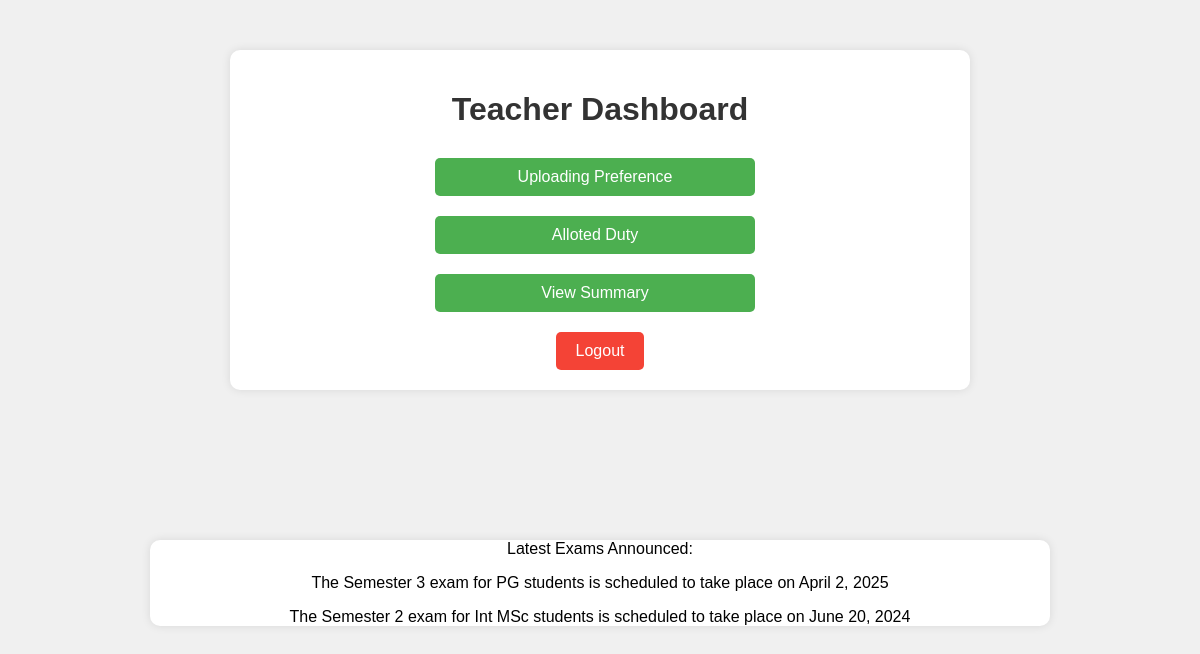
The page /teacher_dashboard/ on the database as committed earlier.
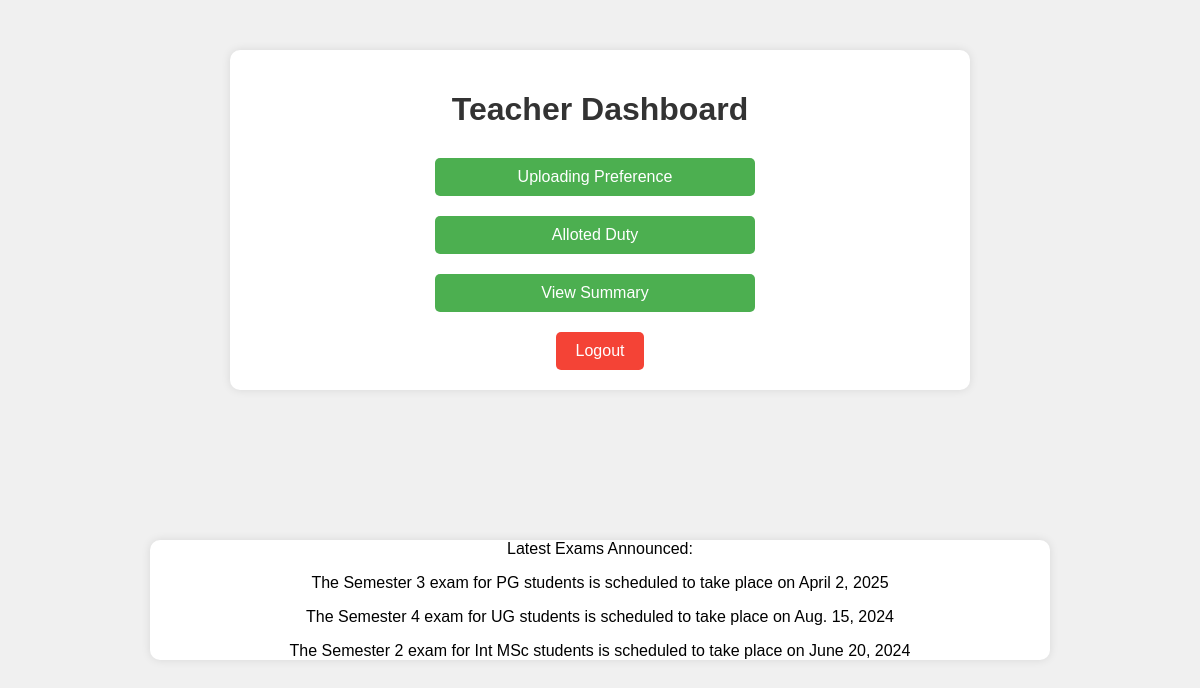
The same page on the database as committed later.
### exam/models.py (models this page shows, shortened)
class Exam(models.Model):
    sem = models.IntegerField()
    year = models.IntegerField()
    month = models.CharField(max_length=20)
    grad_level = models.CharField(max_length=20)
    date = models.DateField(default="2020-01-01")

### exam/views.py (the view)
# urls.py: path('teacher_dashboard/', views.teacher_dashboard, name='teacher_dashboard'),
def teacher_dashboard(request):
    latest_exams = Exam.objects.order_by('-date')[:4]
    return render(request, 'exam/teacher.html', {'latest_exams': latest_exams})

### exam/templates/exam/teacher.html (shortened to what this page needs)
<!DOCTYPE html>
<html lang="en">
<head>
</head>
<body>
    <div class="container">
        <h1>Teacher Dashboard</h1>
        <div class="section">
            <a href="{% url 'upload_preferences' %}" class="button">Uploading Preference</a>
        </div>
        <div class="section">
            <a href="{% url 'view_alloted_duty' %}" class="button">Alloted Duty</a>
        </div>
        <div class="section">
            <a href="{% url 'view_summary' %}" class="button">View Summary</a>
        </div>
        <div>
            <a href="{% url 'logout' %}" class="logout">Logout</a>
        </div>
    </div>
    {% if latest_exams %}
        <div class="container2">
            <p>Latest Exams Announced:</p>
            {% for exam in latest_exams %}
                <div style="margin-bottom: 0px;">
                    <p>The Semester {{ exam.sem }} exam for {{ exam.grad_level }} students is scheduled to take place on {{ exam.date }}</p>
                </div>
            {% endfor %}
        </div>
    {% else %}
        <div class="container">
            <p>No exams announced yet.</p>
        </div>
    {% endif %}
</body>
</html>

Rows that differ between the two databases and show on the page:
added Exam: sem "4", grad_level "UG", date "Aug. 15, 2024"
